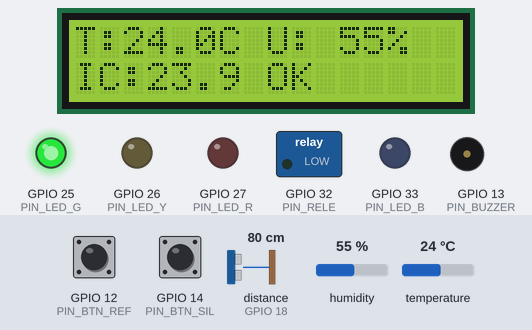
Simulated run of this sketch. Board: ESP32. Parts: 16×2 character LCD, switched loads named in the sketch (green lamp = pin HIGH), output pins drawn as LEDs (lit = HIGH), buzzer (waves = sounding). Wiring (from diagram.json): ultrasonic range finder: trigger GPIO 5; echo GPIO 18. The test bench sets the inputs (shaded band); at power-on: temperature 24 °C, humidity 55 %, GPIO 12 (PIN_BTN_REF) HIGH, GPIO 14 (PIN_BTN_SIL) HIGH, distance to the obstacle (sensor on GPIO 18) 80 cm. The echo pulse lasts 58.3 µs per cm; WiFi joins after 1.5 s; servers stay silent unless stated; the local clock reads 2024-03-15 10:24:30 at power-on unless the sketch sets it; pins used as bus, display or sensor lines are not drawn; what the sketch prints to the serial monitor is not drawn.

Above: at 4.7 s.
4.8 s: temperature set to 29.7 °C
At 7.7 s:
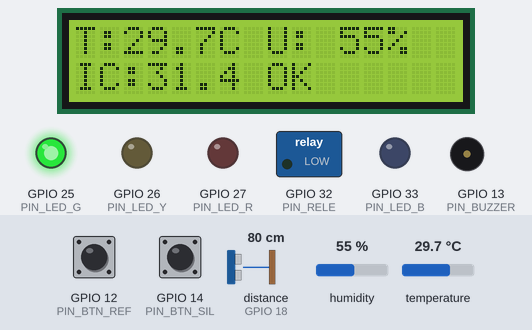
8.1 s: temperature set to 30.9 °C
At 10.4 s:
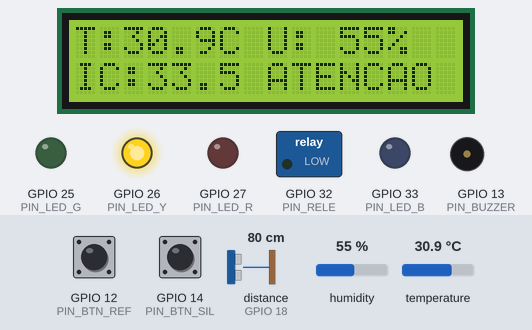
11.1 s: humidity set to 80 %
At 13.1 s:
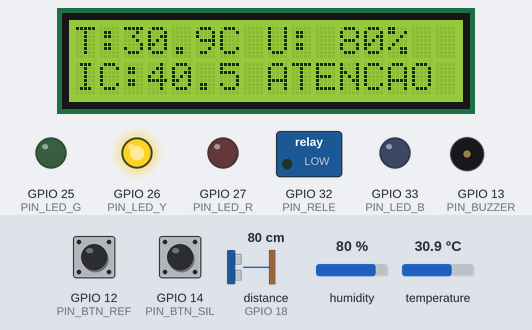
14.1 s: humidity set to 83 %
At 16.8 s:
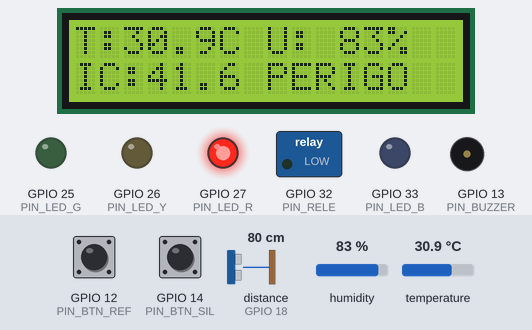
17.4 s: GPIO 12 (PIN_BTN_REF) pulled LOW for 0.15 s
At 18.6 s:
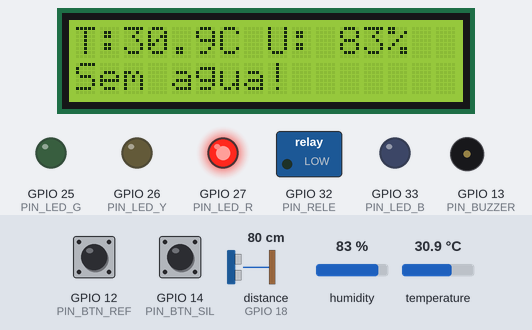
20.4 s: GPIO 14 (PIN_BTN_SIL) pulled LOW for 0.15 s
At 21.4 s:
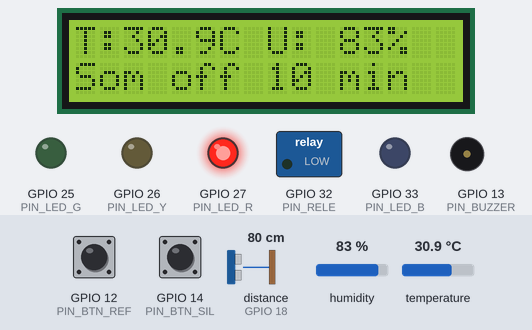
Timing chart, 0 to 23.4 s (numbered marks = the images above; inputs shaded):
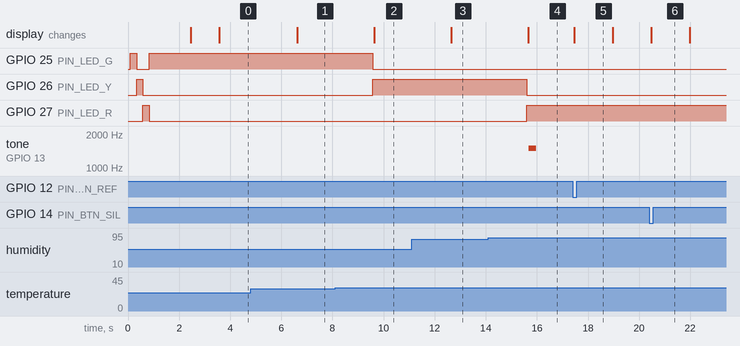

The sketch:

sketch.ino
```cpp
/*
  Totem Sereno v2 - Sereno SP (CitizenTech / Global Solution 2026)
  Physical Computing: IoT & IoB  |  ESP32 + DHT22 + LCD I2C + LEDs + buzzer + rele (nevoa) + HC-SR04 (agua)

  O que faz:
   1. Le temperatura e umidade (DHT22).
   2. Calcula o indice de calor (formula de Rothfusz / NOAA).
   3. Classifica: NORMAL (< 32 C), ATENCAO (32 a 40,9 C), PERIGO (>= 41 C).
   4. Avisa no local: LED verde/amarelo/vermelho, LCD e buzzer (bipe a cada 15 s em PERIGO).
   5. Botao 1 silencia o buzzer por 10 min.
   6. Botao 2 "Refrescar": aciona o jato de nevoa (rele + LED azul) por 8 s, com intervalo de 30 s
      e bloqueio se o reservatorio estiver vazio (HC-SR04). Cada acionamento e um evento
      ANONIMO de comportamento (IoB): contador usosRefugio no JSON.
   7. Envia JSON para a API .NET (POST /api/leituras, cabecalho X-Api-Key) a cada 60 s
      e a cada mudanca de nivel. Sem rede, guarda as ultimas 20 leituras e reenvia depois.

  Nenhum dado pessoal e coletado. O contador do botao 2 nao identifica ninguem.
*/

#include <WiFi.h>
#include <HTTPClient.h>
#include <WiFiClientSecure.h>
#include <Wire.h>
#include <LiquidCrystal_I2C.h>
#include <DHT.h>
#include <time.h>
#include <math.h>

// Preencha API_URL (URL do tunel HTTPS) e API_KEY (mesma chave da API). Nao publique valores reais.
const char* WIFI_SSID = "Wokwi-GUEST";
const char* WIFI_PASS = "";
const char* API_URL   = "https://SEU-TUNEL/api/leituras";
const char* API_KEY   = "SUA-CHAVE-DE-API";
const char* TOTEM_COD = "STN01";

const bool DEMO_MODE        = true;               // true: le e envia a cada 3 s; false: a cada 60 s
const bool SEND_ERROR_STATUS = false;             // enviar status de erro do sensor a API

const unsigned long READ_DEMO_MS   = 3000UL;      // taxa de leitura no modo demo
const unsigned long READ_REAL_MS   = 60000UL;
const unsigned long SEND_DEMO_MS   = 3000UL;      // taxa de envio no modo demo
const unsigned long SEND_REAL_MS   = 60000UL;
const unsigned long MIN_SEND_GAP   = 1500UL;      // intervalo minimo entre disparos por evento
const unsigned long BEEP_EVERY_MS  = 15000UL;
const unsigned long SILENCE_MS     = 10UL * 60UL * 1000UL;
const unsigned long WIFI_RETRY_MS  = 15000UL;
const unsigned long NEVOA_MS       = 8000UL;      // duracao do jato
const unsigned long NEVOA_COOLDOWN = 30000UL;     // intervalo entre jatos
const float AGUA_VAZIO_CM          = 20.0f;       // distancia sensor->agua acima disso = reservatorio vazio
const float HIST_C                 = 0.5f;        // histerese dos niveis

#define PIN_DHT     15
#define PIN_LED_G   25
#define PIN_LED_Y   26
#define PIN_LED_R   27
#define PIN_BUZZER  13
#define PIN_BTN_SIL 14   // silenciar
#define PIN_BTN_REF 12   // refrescar (aciona a nevoa)
#define PIN_RELE    32   // rele da bomba/valvula de nevoa
#define PIN_LED_B   33   // LED azul: nevoa ativa
#define PIN_TRIG    5    // HC-SR04: nivel do reservatorio
#define PIN_ECHO    18
// LCD I2C: SDA = 21, SCL = 22, endereco 0x27

DHT dht(PIN_DHT, DHT22);
LiquidCrystal_I2C lcd(0x27, 16, 2);

enum Nivel { NORMAL = 0, ATENCAO = 1, PERIGO = 2 };

struct Leitura {
  float temp;
  float umid;
  float indice;
  Nivel nivel;
  int   usos;
  bool  aguaOk;
  bool  nevoa;
  char  quando[32];
};

const int BUF_MAX = 20;
Leitura buf[BUF_MAX];
int bufCount = 0;          // quantas leituras pendentes
int bufHead  = 0;          // indice da mais antiga

Nivel nivelAtual = NORMAL;
Nivel nivelAnterior = NORMAL;
bool primeiraLeitura = true;
float ultTemp = NAN, ultUmid = NAN, ultIndice = NAN;
int  usosRefugio = 0;
bool sensorOk = true;
bool aguaOk = true;
bool nevoaAtiva = false;
unsigned long nevoaFim = 0, nevoaLivre = 0;
char msgTemp[17] = "";
unsigned long msgAte = 0;

unsigned long tLeitura = 0, tEnvio = 0, tBipe = 0, tWifi = 0, tUltimoEnvio = 0;
unsigned long silencioAte = 0;
bool silenciado = false;
bool enviarAgora = false;

bool apiConfigurada() {
  if (strlen(API_URL) == 0) return false;
  return strstr(API_URL, "SEU-TUNEL") == nullptr;
}

// Entrada e saida em graus Celsius. Formula de Rothfusz (NOAA) com ajustes.
float indiceDeCalorC(float tc, float rh) {
  float t = tc * 9.0f / 5.0f + 32.0f;                       // °F
  float hi = 0.5f * (t + 61.0f + ((t - 68.0f) * 1.2f) + (rh * 0.094f));  // formula simples
  if ((hi + t) / 2.0f >= 80.0f) {
    hi = -42.379f + 2.04901523f * t + 10.14333127f * rh
         - 0.22475541f * t * rh - 0.00683783f * t * t
         - 0.05481717f * rh * rh + 0.00122874f * t * t * rh
         + 0.00085282f * t * rh * rh - 0.00000199f * t * t * rh * rh;
    if (rh < 13.0f && t >= 80.0f && t <= 112.0f) {
      hi -= ((13.0f - rh) / 4.0f) * sqrtf((17.0f - fabsf(t - 95.0f)) / 17.0f);
    } else if (rh > 85.0f && t >= 80.0f && t <= 87.0f) {
      hi += ((rh - 85.0f) / 10.0f) * ((87.0f - t) / 5.0f);
    }
  }
  return (hi - 32.0f) * 5.0f / 9.0f;
}

// Histerese: sobe nos limites (32 / 41) e so desce 0,5 C abaixo, evitando LED piscando.
Nivel classificar(float ic, Nivel atual) {
  Nivel n = (ic >= 41.0f) ? PERIGO : (ic >= 32.0f) ? ATENCAO : NORMAL;
  if (n < atual) {
    float limite = (atual == PERIGO) ? 41.0f : 32.0f;
    if (ic > limite - HIST_C) n = atual;
  }
  return n;
}

const char* nomeNivel(Nivel n) {
  switch (n) {
    case PERIGO:  return "PERIGO";
    case ATENCAO: return "ATENCAO";
    default:      return "NORMAL";
  }
}

void horaIso(char* out, size_t n) {
  struct tm ti;
  if (getLocalTime(&ti, 50)) {
    strftime(out, n, "%Y-%m-%dT%H:%M:%S-03:00", &ti);
  } else {
    snprintf(out, n, "1970-01-01T00:00:00-03:00");   // sem NTP ainda
  }
}

void atualizarLeds(Nivel n) {
  digitalWrite(PIN_LED_G, n == NORMAL);
  digitalWrite(PIN_LED_Y, n == ATENCAO);
  digitalWrite(PIN_LED_R, n == PERIGO);
}

void mostrarLcd() {
  char l1[17], l2[17];
  bool temMsg = millis() < msgAte;
  if (!sensorOk) {
    snprintf(l1, sizeof(l1), "Sensor com falha");
    snprintf(l2, sizeof(l2), "Chame a prefeit.");
  } else {
    snprintf(l1, sizeof(l1), "T:%4.1fC U:%3.0f%%", ultTemp, ultUmid);
    const char* msg = (nivelAtual == PERIGO) ? "PERIGO" :
                      (nivelAtual == ATENCAO) ? "ATENCAO" : "OK";
    snprintf(l2, sizeof(l2), "IC:%4.1f %s", ultIndice, msg);
  }
  lcd.setCursor(0, 0); lcd.print("                ");
  lcd.setCursor(0, 0); lcd.print(l1);
  if (temMsg) snprintf(l2, sizeof(l2), "%-16s", msgTemp);
  lcd.setCursor(0, 1); lcd.print("                ");
  lcd.setCursor(0, 1); lcd.print(l2);
}

void tratarBuzzer() {
  unsigned long agora = millis();
  if (silenciado && (long)(agora - silencioAte) >= 0) {
    silenciado = false;
    Serial.println("[buzzer] silencio terminou");
  }
  if (sensorOk && nivelAtual == PERIGO && !silenciado && (agora - tBipe >= BEEP_EVERY_MS)) {
    tBipe = agora;
    tone(PIN_BUZZER, 1500, 300);
  }
}

void mensagem(const char* txt, unsigned long ms = 1500) {
  strncpy(msgTemp, txt, 16); msgTemp[16] = 0;
  msgAte = millis() + ms;
  mostrarLcd();
}

void lerAgua() {
  digitalWrite(PIN_TRIG, LOW); delayMicroseconds(2);
  digitalWrite(PIN_TRIG, HIGH); delayMicroseconds(10);
  digitalWrite(PIN_TRIG, LOW);
  long us = pulseIn(PIN_ECHO, HIGH, 30000);
  float cm = (us == 0) ? 999.0f : us / 58.0f;
  aguaOk = cm <= AGUA_VAZIO_CM;
}

void definirNevoa(bool on) {
  nevoaAtiva = on;
  digitalWrite(PIN_RELE, on);
  digitalWrite(PIN_LED_B, on);
}

void acionarNevoa() {
  unsigned long agora = millis();
  lerAgua();
  if (!aguaOk) { mensagem("Sem agua!"); Serial.println("[nevoa] bloqueada: reservatorio vazio"); return; }
  if (nevoaAtiva) return;
  if ((long)(agora - nevoaLivre) < 0) {
    char b[17]; snprintf(b, sizeof(b), "Aguarde %lus", (nevoaLivre - agora) / 1000 + 1);
    mensagem(b); return;
  }
  definirNevoa(true);
  nevoaFim = agora + NEVOA_MS;
  nevoaLivre = nevoaFim + NEVOA_COOLDOWN;
  usosRefugio++;                                     // evento anonimo de comportamento (IoB)
  enviarAgora = true;
  tone(PIN_BUZZER, 2000, 80);
  Serial.printf("[IoB] nevoa acionada (contador anonimo = %d)\n", usosRefugio);
  mensagem("Refresque-se!", NEVOA_MS);
}

void tratarNevoa() {
  if (nevoaAtiva && (long)(millis() - nevoaFim) >= 0) {
    definirNevoa(false);
    Serial.println("[nevoa] fim do jato");
    mostrarLcd();
  }
}

bool botaoPressionado(int pino, bool &anterior, unsigned long &tDebounce) {
  bool lido = (digitalRead(pino) == LOW);           // INPUT_PULLUP: pressionado = LOW
  bool evento = false;
  if (lido && !anterior && millis() - tDebounce > 200) {
    evento = true;
    tDebounce = millis();
  }
  anterior = lido;
  return evento;
}

void tratarBotoes() {
  static bool antSil = false, antRef = false;
  static unsigned long dbSil = 0, dbRef = 0;

  if (botaoPressionado(PIN_BTN_SIL, antSil, dbSil)) {
    silenciado = true;
    silencioAte = millis() + SILENCE_MS;
    noTone(PIN_BUZZER);
    Serial.println("[botao] buzzer silenciado por 10 min");
    mensagem("Som off 10 min");
  }
  if (botaoPressionado(PIN_BTN_REF, antRef, dbRef)) {
    acionarNevoa();
  }
}

void conectarWifi(bool bloquearNoSetup = false) {
  if (WiFi.status() == WL_CONNECTED) return;

  unsigned long agora = millis();
  if (!bloquearNoSetup && tWifi != 0 && (agora - tWifi < WIFI_RETRY_MS)) return;
  tWifi = agora;

  Serial.printf("[wifi] Conectando a '%s'...\n", WIFI_SSID);
  WiFi.mode(WIFI_STA);
  WiFi.begin(WIFI_SSID, WIFI_PASS, 6);

  if (bloquearNoSetup) {
    unsigned long t0 = millis();
    while (WiFi.status() != WL_CONNECTED && (millis() - t0 < 8000)) {
      delay(200);
      Serial.print(".");
    }
    Serial.println();

    if (WiFi.status() != WL_CONNECTED) {
      Serial.println("[wifi] Tentando conexao com scan automatico...");
      WiFi.begin(WIFI_SSID, WIFI_PASS);
      t0 = millis();
      while (WiFi.status() != WL_CONNECTED && (millis() - t0 < 8000)) {
        delay(200);
        Serial.print(".");
      }
      Serial.println();
    }

    if (WiFi.status() == WL_CONNECTED) {
      Serial.print("[wifi] CONECTADO COM SUCESSO! IP: ");
      Serial.println(WiFi.localIP());
      lcd.setCursor(0, 1);
      lcd.print("Wi-Fi OK        ");
    } else {
      Serial.printf("[wifi] Sem conexao (status=%d). Operando offline / serial.\n", WiFi.status());
      lcd.setCursor(0, 1);
      lcd.print("Wi-Fi OFF       ");
    }
  }
}

void diagnosticoRede() {
  if (WiFi.status() != WL_CONNECTED) {
    Serial.println("[teste-internet] Pulado (Wi-Fi offline).");
    return;
  }

  HTTPClient http;
  http.setTimeout(4000);
  bool httpOk = false;

  if (http.begin("http://example.com")) {
    int code = http.GET();
    Serial.printf("[teste-internet] GET http://example.com -> %d %s\n", code, code > 0 ? "(Internet OK)" : "(Sem conexao)");
    httpOk = (code > 0);
    http.end();
  }

  struct tm ti;
  if (getLocalTime(&ti, 4000)) {
    char horaBuf[32];
    strftime(horaBuf, sizeof(horaBuf), "%Y-%m-%d %H:%M:%S", &ti);
    Serial.printf("[ntp] Hora sincronizada: %s (UTC-3)\n", horaBuf);
  } else {
    Serial.println("[ntp] Sem resposta do servidor NTP (usara data padrao)");
  }
}

void montarJson(const Leitura& l, char* out, size_t n) {
  snprintf(out, n,
    "{\"totemCodigo\":\"%s\",\"temperatura\":%.1f,\"umidade\":%.1f,"
    "\"indiceCalor\":%.1f,\"nivel\":\"%s\",\"usosRefugio\":%d,"
    "\"aguaOk\":%s,\"nevoaAtiva\":%s,\"coletadaEm\":\"%s\"}",
    TOTEM_COD, l.temp, l.umid, l.indice, nomeNivel(l.nivel), l.usos,
    l.aguaOk ? "true" : "false", l.nevoa ? "true" : "false", l.quando);
}

bool enviarLeitura(const Leitura& l) {
  char json[256];
  montarJson(l, json, sizeof(json));
  Serial.print("[json] ");
  Serial.println(json);                              // Sempre emitido na serial

  if (!apiConfigurada()) {
    Serial.println("[aviso-envio] API_URL nao configurada com URL real. Use ponte_serial.py ou configure o tunel.");
    return false;
  }

  if (WiFi.status() != WL_CONNECTED) {
    Serial.println("[aviso-envio] Wi-Fi desconectado. Guardando leitura no buffer local.");
    return false;
  }

  HTTPClient http;
  http.setTimeout(5000);
  int code = -1;
  bool isHttps = (strncmp(API_URL, "https://", 8) == 0);

  if (isHttps) {
    WiFiClientSecure client;
    client.setInsecure();   // SOMENTE na simulacao: ignora checagem de certificado SSL
    if (http.begin(client, API_URL)) {
      http.addHeader("Content-Type", "application/json");
      http.addHeader("X-Api-Key", API_KEY);
      code = http.POST((uint8_t*)json, strlen(json));
      http.end();
    }
  } else {
    WiFiClient client;
    if (http.begin(client, API_URL)) {
      http.addHeader("Content-Type", "application/json");
      http.addHeader("X-Api-Key", API_KEY);
      code = http.POST((uint8_t*)json, strlen(json));
      http.end();
    }
  }

  if (code >= 200 && code < 300) {
    Serial.printf("[http] Enviado com sucesso! HTTP %d (T=%.1fC, U=%.1f%%, IC=%.1fC, Nivel=%s)\n",
                  code, l.temp, l.umid, l.indice, nomeNivel(l.nivel));
    return true;
  } else {
    Serial.printf("[http] Falha no POST -> HTTP %d (Verifique se o tunel e a API estao ativos)\n", code);
    return false;
  }
}

void guardarNoBuffer(const Leitura& l) {
  if (bufCount == BUF_MAX) {                         // cheio: descarta a mais antiga
    bufHead = (bufHead + 1) % BUF_MAX;
    bufCount--;
  }
  buf[(bufHead + bufCount) % BUF_MAX] = l;
  bufCount++;
  Serial.printf("[buffer] %d leitura(s) pendente(s)\n", bufCount);
}

void reenviarPendentes() {
  while (bufCount > 0 && WiFi.status() == WL_CONNECTED && apiConfigurada()) {
    if (!enviarLeitura(buf[bufHead])) break;         // falhou: tenta depois
    bufHead = (bufHead + 1) % BUF_MAX;
    bufCount--;
  }
}

void enviarOuGuardar(const Leitura& l) {
  reenviarPendentes();                               // primeiro as mais antigas
  if (bufCount == 0 && enviarLeitura(l)) return;
  guardarNoBuffer(l);
}

void lerSensor() {
  lerAgua();
  float t = dht.readTemperature();
  float h = dht.readHumidity();

  if (isnan(t) || isnan(h)) {
    sensorOk = false;
    Serial.println("[sensor] FALHA na leitura do DHT22");
    atualizarLeds(NORMAL);
    digitalWrite(PIN_LED_Y, HIGH);                   // amarelo fixo = atencao ao equipamento
    digitalWrite(PIN_LED_G, LOW);
    mostrarLcd();
    if (SEND_ERROR_STATUS) {
      char quando[32]; horaIso(quando, sizeof(quando));
      char json[200];
      snprintf(json, sizeof(json),
        "{\"totemCodigo\":\"%s\",\"status\":\"ERRO_SENSOR\",\"coletadaEm\":\"%s\"}", TOTEM_COD, quando);
      Serial.print("[json] "); Serial.println(json);
    }
    return;
  }

  sensorOk = true;
  ultTemp = t; ultUmid = h;
  ultIndice = indiceDeCalorC(t, h);
  nivelAnterior = nivelAtual;
  nivelAtual = classificar(ultIndice, nivelAnterior);

  Serial.printf("[leitura] T=%.1fC U=%.1f%% IC=%.1fC nivel=%s\n",
                ultTemp, ultUmid, ultIndice, nomeNivel(nivelAtual));

  atualizarLeds(nivelAtual);
  mostrarLcd();

  if (nivelAtual == PERIGO && nivelAnterior != PERIGO) {
    tBipe = millis() - BEEP_EVERY_MS;                // primeiro bipe imediato
  }

  static float ultTempEnviada = -999.0f, ultUmidEnviada = -999.0f;
  if (!primeiraLeitura) {
    if (nivelAtual != nivelAnterior || fabsf(t - ultTempEnviada) >= 0.3f || fabsf(h - ultUmidEnviada) >= 1.0f) {
      enviarAgora = true;
      ultTempEnviada = t;
      ultUmidEnviada = h;
    }
  } else {
    ultTempEnviada = t;
    ultUmidEnviada = h;
  }
  primeiraLeitura = false;
}

void enviarSePreciso() {
  unsigned long agora = millis();
  unsigned long intervaloEnvio = DEMO_MODE ? SEND_DEMO_MS : SEND_REAL_MS;
  bool porTempo = (agora - tEnvio >= intervaloEnvio);
  bool porEvento = enviarAgora && (agora - tUltimoEnvio >= MIN_SEND_GAP);

  if (!sensorOk || isnan(ultTemp)) return;
  if (!(porTempo || porEvento)) return;

  Leitura l;
  l.temp = ultTemp; l.umid = ultUmid; l.indice = ultIndice;
  l.nivel = nivelAtual; l.usos = usosRefugio;
  l.aguaOk = aguaOk; l.nevoa = nevoaAtiva;
  horaIso(l.quando, sizeof(l.quando));
  enviarOuGuardar(l);

  tEnvio = agora;
  tUltimoEnvio = agora;
  enviarAgora = false;
}

void setup() {
  Serial.begin(115200);
  pinMode(PIN_LED_G, OUTPUT);
  pinMode(PIN_LED_Y, OUTPUT);
  pinMode(PIN_LED_R, OUTPUT);
  pinMode(PIN_BUZZER, OUTPUT);
  pinMode(PIN_BTN_SIL, INPUT_PULLUP);
  pinMode(PIN_BTN_REF, INPUT_PULLUP);
  pinMode(PIN_RELE, OUTPUT);
  pinMode(PIN_LED_B, OUTPUT);
  pinMode(PIN_TRIG, OUTPUT);
  pinMode(PIN_ECHO, INPUT);
  definirNevoa(false);

  dht.begin();
  Wire.begin(21, 22);
  lcd.init();
  lcd.backlight();
  lcd.setCursor(0, 0); lcd.print("Sereno SP");
  lcd.setCursor(0, 1); lcd.print("Totem STN01...");

  atualizarLeds(NORMAL); delay(250);
  atualizarLeds(ATENCAO); delay(250);
  atualizarLeds(PERIGO); delay(250);
  atualizarLeds(NORMAL);

  conectarWifi(true);
  configTime(-3 * 3600, 0, "pool.ntp.org", "time.google.com");   // America/Sao_Paulo (UTC-3)
  diagnosticoRede();

  Serial.println("=== Totem Sereno STN01 Iniciado ===");
  if (!apiConfigurada()) {
    Serial.println("[aviso] API_URL ainda contem 'SEU-TUNEL'.");
    Serial.println("   -> Para enviar direto do Wokwi: abra um tunel publico (cloudflared/ngrok/ssh) e cole a URL HTTPS em API_URL.");
    Serial.println("   -> Para enviar localmente sem tunel: execute 'python3 ponte_serial.py' e cole a saida [json].");
  } else {
    Serial.printf("Destino configurado: %s\n", API_URL);
  }
  delay(800);
  unsigned long intervaloEnvio = DEMO_MODE ? SEND_DEMO_MS : SEND_REAL_MS;
  tEnvio = millis() - intervaloEnvio;                // envia logo apos a primeira leitura
  lerSensor();
  tLeitura = millis();
}

void loop() {
  conectarWifi();
  tratarBotoes();
  tratarBuzzer();
  tratarNevoa();
  static bool msgAtiva = false;
  if (msgAtiva && millis() >= msgAte) { msgAtiva = false; mostrarLcd(); }
  if (millis() < msgAte) msgAtiva = true;

  unsigned long intervalo = DEMO_MODE ? READ_DEMO_MS : READ_REAL_MS;
  if (millis() - tLeitura >= intervalo) {
    tLeitura = millis();
    lerSensor();
  }
  enviarSePreciso();
  delay(20);
}
```

Measured:
- the behaviour switches between 30 and 30.1 °C on temperature (found by bisection; images 1 and 2)
- the behaviour switches between 81 and 82 % on humidity (found by bisection; images 3 and 4)
- after the input at 4.8 s, the display: changes after 1.8 s (image 1)
- after the input at 8.1 s, GPIO 25 (PIN_LED_G): HIGH → LOW after 1.5 s; GPIO 26 (PIN_LED_Y): LOW → HIGH after 1.5 s; the display: changes after 1.5 s (image 2)
- after the input at 11.1 s, the display: changes after 1.5 s (image 3)
- after the input at 14.1 s, GPIO 26 (PIN_LED_Y): HIGH → LOW after 1.5 s; GPIO 27 (PIN_LED_R): LOW → HIGH after 1.5 s; tone on GPIO 13 (PIN_BUZZER): silent → 1500 Hz after 1.6 s, → silent 0.30 s later; the display: changes after 1.6 s (image 4)
- after the input at 17.4 s, the display: changes after 0.07 s (image 5)
- after the input at 20.4 s, the display: changes after 0.08 s (image 6)
